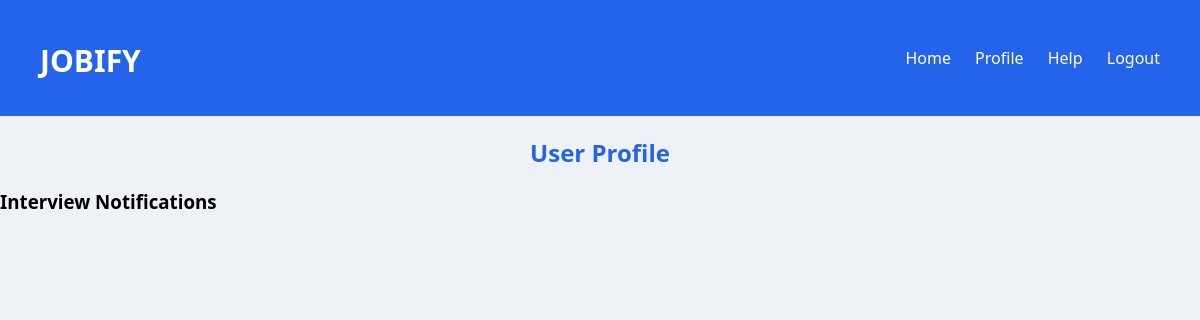
/profile/ (signed in), run on an earlier commit of the app's database.
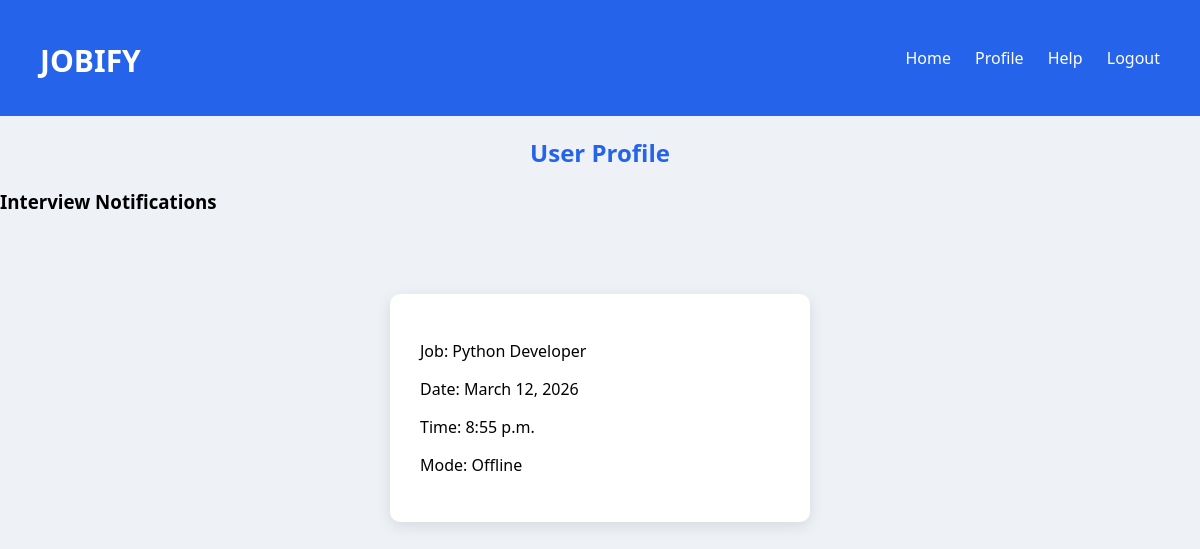
And on a later commit of the database.
### portal/models.py (models this page shows, shortened)
class Application(models.Model):
    candidate = models.ForeignKey(Candidate, on_delete=models.CASCADE)
    job = models.ForeignKey(Job, on_delete=models.CASCADE)
    resume = models.FileField(upload_to='resumes/', null=True, blank=True)
    experience = models.IntegerField(null=True, blank=True)
    applied_on = models.DateTimeField(auto_now_add=True)
    status = models.CharField(max_length=20, default="Pending")
    interview_date = models.DateField(null=True, blank=True)
    interview_time = models.TimeField(null=True, blank=True)
    interview_mode = models.CharField(max_length=50, null=True, blank=True)

class Job(models.Model):
    title = models.CharField(max_length=200)
    company = models.ForeignKey(Company, on_delete=models.CASCADE)
    location = models.CharField(max_length=200)
    salary = models.CharField(max_length=100, null=True, blank=True)

### portal/views.py (the view)
# urls.py: path('profile/', views.profile, name='profile'),
def profile(request):
    email = request.session.get('email')
    candidate = Candidate.objects.filter(email=email).first()
    applications = Application.objects.filter(candidate=candidate)
    return render(request, 'portal/Profile.html', {
        'applications': applications
    })

### templates/portal/Profile.html (shortened to what this page needs)
{% load static %}
<!doctype html>
<html>
<head>
  <link rel="stylesheet" href="{% static 'css/style.css' %}" />
</head>
<body>
  <div class="navbar">
    <h2 class="logo">JOBIFY</h2>
    <div class="nav-links">
      <a href="{% url 'user_home' %}">Home</a>
      <a href="{% url 'profile' %}">Profile</a>
      <a href="{% url 'help' %}">Help</a>
      <a href="{% url 'logout' %}">Logout</a>
    </div>
  </div>
  <div class="container">
    <h2>User Profile</h2>
    <h3>Interview Notifications</h3>
    {% for app in applications %} {% if app.status == "Approved" %}
    <div class="card">
      <p>Job: {{ app.job.title }}</p>
      <p>Date: {{ app.interview_date }}</p>
      <p>Time: {{ app.interview_time }}</p>
      <p>Mode: {{ app.interview_mode }}</p>
    </div>
    {% endif %} {% endfor %}
  </div>
</body>
</html>

What changed in the data, as far as the page shows it:
added Application: job "Python Developer", interview_date "March 12, 2026", interview_time "8:55 p.m.", interview_mode "Offline"
